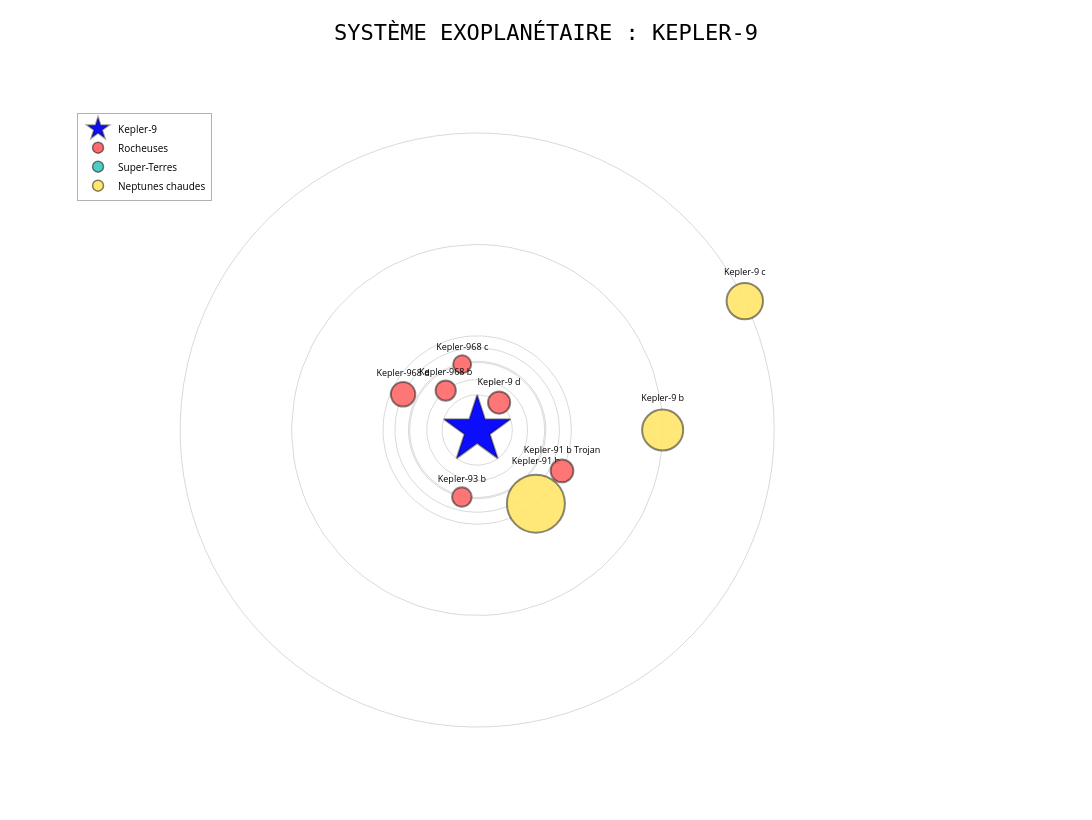

The cell this chart's notebook holds for it:
### Markdown cell above
## Visualisation de notre clustering

### Code cell
# on choisit l'etoile
target_star = "Kepler-9"
df_system = df_feat[df_feat['name'].str.contains(target_star, case=False)].copy()

# clusters en symboles et couleurs
CLUSTER_SYMBOLS = {0: 'circle', 1: 'circle', 2: 'circle'}
CLUSTER_COLORS = {0: '#FF6B6B', 1: '#4ECDC4', 2: '#FFE66D'}  # Rouge, Cyan, Jaune

# Normalise les masses pour le calcul de taille
mass_min = df_system['mass'].min()
mass_max = df_system['mass'].max()

# positionnement orbite
theta = np.linspace(0, 2*np.pi, len(df_system), endpoint=False)
df_system['X'] = df_system['semi_major_axis'] * np.cos(theta)
df_system['Y'] = df_system['semi_major_axis'] * np.sin(theta)

# figure
fig = go.Figure()

# orbites
for r in sorted(df_system['semi_major_axis'].unique()):
    t = np.linspace(0, 2*np.pi, 100)
    fig.add_trace(go.Scatter(
        x=r*np.cos(t),
        y=r*np.sin(t),
        mode='lines',
        line=dict(color='rgba(0, 0, 0, 0.15)', width=1),
        hoverinfo='skip',
        showlegend=False,
        name=''
    ))

# etoile au centre
star_data = df_feat[df_feat['name'].str.contains(target_star, case=False, na=False)].iloc[0]
star_mass = star_data.get('mass', 1.0)  # Masse en masses solaires
star_temp = star_data.get('surface_temp', 5778)  # Température en K

# Taille de l'étoile basée sur la masse (échelle log)
star_size = 40 + (star_mass ** 0.5) * 20

# Couleur de l'etoile centrale basée sur la température 
# Normalise la température
temp_min, temp_max = 3000, 10000  # Range typique pour les étoiles
temp_norm = (star_temp - temp_min) / (temp_max - temp_min)
temp_norm = max(0, min(1, temp_norm))  # Clamp entre 0 et 1
if temp_norm < 0.5:
    # Bleu → Blanc
    r = int(255 * (temp_norm * 2))
    g = int(255 * (temp_norm * 2))
    b = 255
else:
    # Blanc → Rouge
    r = 255
    g = int(255 * (2 - temp_norm * 2))
    b = int(255 * (2 - temp_norm * 2))

star_color = f'rgb({r}, {g}, {b})'

hover_text_star = (
    f"<b>{target_star}</b><br>"
    f"Étoile centrale<br>"
    f"Masse : {star_mass:.2f} M<sub>☉</sub><br>"
    f"Température : {star_temp:.0f} K"
)

fig.add_trace(go.Scatter(
    x=[0],
    y=[0],
    mode='markers',
    marker=dict(
        size=star_size,
        color=star_color,
        symbol='star',
        line=dict(color='rgba(0, 0, 0, 0.4)', width=2),
        opacity=0.95
    ),
    name=target_star,
    hovertext=hover_text_star,
    hoverinfo='text',
    showlegend=True
))

# exoplanetes
for idx, (_, planet) in enumerate(df_system.iterrows()):
    cluster_id = int(planet['cluster'])
    
    # Taille basée sur la masse
    # Normalise et applique une fonction puissance
    normalized_mass = (planet['mass'] - mass_min) / (mass_max - mass_min + 1e-6)
    display_size = (normalized_mass ** 0.55) * 40 + 18
    
    hover_text = (
        f"<b>{planet['name']}</b><br>"
        f"Type : {CLUSTER_NAMES[cluster_id]}<br>"
        f"Distance orbitale : {planet['semi_major_axis']:.3f} UA<br>"
        f"Masse : {planet['mass']:.2f} M<sub>J</sub><br>"
        f"Rayon : {planet['radius']:.2f} R<sub>J</sub><br>"
        f"Température : {planet['surface_temp']:.0f} K"
    )
    
    fig.add_trace(go.Scatter(
        x=[planet['X']],
        y=[planet['Y']],
        mode='markers+text',
        marker=dict(
            size=display_size,
            color=CLUSTER_COLORS[cluster_id],  # couleur basée sur le cluster
            line=dict(
                color='rgba(0, 0, 0, 0.5)',
                width=2
            ),
            symbol=CLUSTER_SYMBOLS[cluster_id],
            opacity=0.92
        ),
        text=planet['name'],
        textposition="top center",
        textfont=dict(color='black', size=9),
        name=planet['name'],
        hovertext=hover_text,
        hoverinfo='text',
        showlegend=False
    ))

# Légende pour les clusters avec noms et couleurs
for cluster_id in sorted(CLUSTER_NAMES.keys()):
    fig.add_trace(go.Scatter(
        x=[None], y=[None],
        mode='markers',
        marker=dict(
            size=11,
            color=CLUSTER_COLORS[cluster_id],
            symbol=CLUSTER_SYMBOLS[cluster_id],
            line=dict(color='rgba(0, 0, 0, 0.5)', width=1.5)
        ),
        name=CLUSTER_NAMES[cluster_id], 
        showlegend=True
    ))

fig.update_layout(
    template="plotly",
    paper_bgcolor="white",
    plot_bgcolor="white",
    title={
        'text': f"SYSTÈME EXOPLANÉTAIRE : {target_star.upper()}",
        'y': 0.97,
        'x': 0.5,
        'xanchor': 'center',
        'yanchor': 'top',
        'font': {'size': 22, 'family': "monospace", 'color': "black"}
    },
    xaxis=dict(
        showgrid=False, 
        zeroline=False, 
        showticklabels=False,
        showline=False
    ),
    yaxis=dict(
        showgrid=False, 
        zeroline=False, 
        showticklabels=False,
        showline=False
    ),
    hovermode='closest',
    legend=dict(
        orientation="v",
        yanchor="top",
        y=0.98,
        xanchor="left",
        x=0.02,
        bgcolor='rgba(255, 255, 255, 0.9)',
        bordercolor='rgba(0, 0, 0, 0.3)',
        borderwidth=1,
        font=dict(color='black', size=10)
    ),
    width=1100,
    height=820,
    margin=dict(l=60, r=180, b=60, t=100)
)

# Force les proportions correctes 
fig.update_xaxes(scaleanchor="y", scaleratio=1)
fig.update_yaxes(scaleanchor="x", scaleratio=1)

fig.show()

### Figure 1 — Plotly figure (JSON) as saved in the notebook; plotly's stock layout.template omitted (floating-point values rounded to 4 significant figures)
{"data": [{"hoverinfo": "skip", "line": {"color": "rgba(0, 0, 0, 0.15)", "width": 1}, "mode": "lines", "name": "", "showlegend": false, "type": "scatter", "x": [0.0271, 0.02705, 0.02688, 0.02661, 0.02623, 0.02575, 0.02516, 0.02447, 0.02368, 0.0228, 0.02182, 0.02076, 0.01961, 0.01839, 0.01709, 0.01572, 0.01429, 0.0128, 0.01126, 0.009672, 0.008047, 0.006389, 0.004706, 0.003004, 0.001289, -0.00043, -0.002148, -0.003857, -0.00555, -0.007221, -0.008864, -0.01047, -0.01203, -0.01355, -0.01501, -0.01641, -0.01775, -0.01901, -0.0202, -0.0213, -0.02232, -0.02325, -0.02409, -0.02483, -0.02547, -0.026, -0.02643, -0.02676, -0.02698, -0.02709, -0.02709, -0.02698, -0.02676, -0.02643, -0.026, -0.02547, -0.02483, -0.02409, -0.02325, -0.02232, -0.0213, -0.0202, -0.01901, -0.01775, -0.01641, -0.01501, -0.01355, -0.01203, -0.01047, -0.008864, -0.007221, -0.00555, -0.003857, -0.002148, -0.00043, 0.001289, 0.003004, 0.004706, 0.006389, 0.008047, 0.009672, 0.01126, 0.0128, 0.01429, 0.01572, 0.01709, 0.01839, 0.01961, 0.02076, 0.02182, 0.0228, 0.02368, 0.02447, 0.02516, 0.02575, 0.02623, 0.02661, 0.02688, 0.02705, 0.0271], "y": [0.0, 0.001719, 0.003431, 0.005129, 0.006806, 0.008456, 0.01007, 0.01165, 0.01318, 0.01465, 0.01607, 0.01742, 0.0187, 0.01991, 0.02103, 0.02208, 0.02303, 0.02389, 0.02465, 0.02532, 0.02588, 0.02634, 0.02669, 0.02693, 0.02707, 0.0271, 0.02701, 0.02682, 0.02653, 0.02612, 0.02561, 0.025, 0.02428, 0.02347, 0.02256, 0.02157, 0.02048, 0.01931, 0.01807, 0.01675, 0.01537, 0.01392, 0.01242, 0.01087, 0.009269, 0.007635, 0.00597, 0.004282, 0.002576, 0.0008598, -0.0008598, -0.002576, -0.004282, -0.00597, -0.007635, -0.009269, -0.01087, -0.01242, -0.01392, -0.01537, -0.01675, -0.01807, -0.01931, -0.02048, -0.02157, -0.02256, -0.02347, -0.02428, -0.025, -0.02561, -0.02612, -0.02653, -0.02682, -0.02701, -0.0271, -0.02707, -0.02693, -0.02669, -0.02634, -0.02588, -0.02532, -0.02465, -0.02389, -0.02303, -0.02208, -0.02103, -0.01991, -0.0187, -0.01742, -0.01607, -0.01465, -0.01318, -0.01165, -0.01007, -0.008456, -0.006806, -0.005129, -0.003431, -0.001719, -6.638e-18]}, {"hoverinfo": "skip", "line": {"color": "rgba(0, 0, 0, 0.15)", "width": 1}, "mode": "lines", "name": "", "showlegend": false, "type": "scatter", "x": [0.0389, 0.03882, 0.03859, 0.0382, 0.03765, 0.03696, 0.03611, 0.03512, 0.03399, 0.03272, 0.03133, 0.0298, 0.02815, 0.02639, 0.02453, 0.02256, 0.02051, 0.01837, 0.01616, 0.01388, 0.01155, 0.009171, 0.006755, 0.004312, 0.001851, -0.0006172, -0.003083, -0.005536, -0.007967, -0.01037, -0.01272, -0.01503, -0.01727, -0.01945, -0.02155, -0.02356, -0.02547, -0.02729, -0.02899, -0.03058, -0.03204, -0.03338, -0.03458, -0.03564, -0.03655, -0.03732, -0.03794, -0.03841, -0.03872, -0.03888, -0.03888, -0.03872, -0.03841, -0.03794, -0.03732, -0.03655, -0.03564, -0.03458, -0.03338, -0.03204, -0.03058, -0.02899, -0.02729, -0.02547, -0.02356, -0.02155, -0.01945, -0.01727, -0.01503, -0.01272, -0.01037, -0.007967, -0.005536, -0.003083, -0.0006172, 0.001851, 0.004312, 0.006755, 0.009171, 0.01155, 0.01388, 0.01616, 0.01837, 0.02051, 0.02256, 0.02453, 0.02639, 0.02815, 0.0298, 0.03133, 0.03272, 0.03399, 0.03512, 0.03611, 0.03696, 0.03765, 0.0382, 0.03859, 0.03882, 0.0389], "y": [0.0, 0.002467, 0.004924, 0.007362, 0.00977, 0.01214, 0.01446, 0.01672, 0.01891, 0.02103, 0.02306, 0.025, 0.02684, 0.02858, 0.03019, 0.03169, 0.03305, 0.03429, 0.03538, 0.03634, 0.03715, 0.0378, 0.03831, 0.03866, 0.03886, 0.0389, 0.03878, 0.0385, 0.03808, 0.03749, 0.03676, 0.03588, 0.03485, 0.03369, 0.03239, 0.03096, 0.0294, 0.02772, 0.02594, 0.02405, 0.02206, 0.01998, 0.01783, 0.0156, 0.0133, 0.01096, 0.00857, 0.006146, 0.003698, 0.001234, -0.001234, -0.003698, -0.006146, -0.00857, -0.01096, -0.0133, -0.0156, -0.01783, -0.01998, -0.02206, -0.02405, -0.02594, -0.02772, -0.0294, -0.03096, -0.03239, -0.03369, -0.03485, -0.03588, -0.03676, -0.03749, -0.03808, -0.0385, -0.03878, -0.0389, -0.03886, -0.03866, -0.03831, -0.0378, -0.03715, -0.03634, -0.03538, -0.03429, -0.03305, -0.03169, -0.03019, -0.02858, -0.02684, -0.025, -0.02306, -0.02103, -0.01891, -0.01672, -0.01446, -0.01214, -0.00977, -0.007362, -0.004924, -0.002467, -9.528e-18]}, {"hoverinfo": "skip", "line": {"color": "rgba(0, 0, 0, 0.15)", "width": 1}, "mode": "lines", "name": "", "showlegend": false, "type": "scatter", "x": [0.052, 0.0519, 0.05158, 0.05106, 0.05033, 0.0494, 0.04828, 0.04695, 0.04544, 0.04375, 0.04187, 0.03983, 0.03763, 0.03528, 0.03279, 0.03016, 0.02742, 0.02456, 0.0216, 0.01856, 0.01544, 0.01226, 0.00903, 0.005764, 0.002474, -0.000825, -0.004121, -0.0074, -0.01065, -0.01386, -0.01701, -0.02009, -0.02309, -0.026, -0.0288, -0.03149, -0.03405, -0.03648, -0.03875, -0.04087, -0.04283, -0.04462, -0.04622, -0.04764, -0.04886, -0.04989, -0.05072, -0.05135, -0.05176, -0.05197, -0.05197, -0.05176, -0.05135, -0.05072, -0.04989, -0.04886, -0.04764, -0.04622, -0.04462, -0.04283, -0.04087, -0.03875, -0.03648, -0.03405, -0.03149, -0.0288, -0.026, -0.02309, -0.02009, -0.01701, -0.01386, -0.01065, -0.0074, -0.004121, -0.000825, 0.002474, 0.005764, 0.00903, 0.01226, 0.01544, 0.01856, 0.0216, 0.02456, 0.02742, 0.03016, 0.03279, 0.03528, 0.03763, 0.03983, 0.04187, 0.04375, 0.04544, 0.04695, 0.04828, 0.0494, 0.05033, 0.05106, 0.05158, 0.0519, 0.052], "y": [0.0, 0.003298, 0.006583, 0.009841, 0.01306, 0.01623, 0.01933, 0.02235, 0.02528, 0.02811, 0.03083, 0.03342, 0.03588, 0.0382, 0.04036, 0.04236, 0.04419, 0.04584, 0.0473, 0.04858, 0.04965, 0.05053, 0.05121, 0.05168, 0.05194, 0.05199, 0.05184, 0.05147, 0.0509, 0.05012, 0.04914, 0.04796, 0.04659, 0.04503, 0.04329, 0.04138, 0.0393, 0.03706, 0.03467, 0.03214, 0.02949, 0.02671, 0.02383, 0.02085, 0.01779, 0.01465, 0.01146, 0.008216, 0.004943, 0.00165, -0.00165, -0.004943, -0.008216, -0.01146, -0.01465, -0.01779, -0.02085, -0.02383, -0.02671, -0.02949, -0.03214, -0.03467, -0.03706, -0.0393, -0.04138, -0.04329, -0.04503, -0.04659, -0.04796, -0.04914, -0.05012, -0.0509, -0.05147, -0.05184, -0.05199, -0.05194, -0.05168, -0.05121, -0.05053, -0.04965, -0.04858, -0.0473, -0.04584, -0.04419, -0.04236, -0.04036, -0.0382, -0.03588, -0.03342, -0.03083, -0.02811, -0.02528, -0.02235, -0.01933, -0.01623, -0.01306, -0.009841, -0.006583, -0.003298, -1.274e-17]}, {"hoverinfo": "skip", "line": {"color": "rgba(0, 0, 0, 0.15)", "width": 1}, "mode": "lines", "name": "", "showlegend": false, "type": "scatter", "x": [0.053, 0.05289, 0.05257, 0.05204, 0.0513, 0.05035, 0.0492, 0.04786, 0.04631, 0.04459, 0.04268, 0.0406, 0.03836, 0.03596, 0.03342, 0.03074, 0.02794, 0.02503, 0.02202, 0.01891, 0.01574, 0.0125, 0.009203, 0.005874, 0.002522, -0.0008409, -0.0042, -0.007543, -0.01085, -0.01412, -0.01733, -0.02048, -0.02354, -0.0265, -0.02936, -0.0321, -0.03471, -0.03718, -0.0395, -0.04166, -0.04365, -0.04547, -0.04711, -0.04855, -0.0498, -0.05085, -0.0517, -0.05233, -0.05276, -0.05297, -0.05297, -0.05276, -0.05233, -0.0517, -0.05085, -0.0498, -0.04855, -0.04711, -0.04547, -0.04365, -0.04166, -0.0395, -0.03718, -0.03471, -0.0321, -0.02936, -0.0265, -0.02354, -0.02048, -0.01733, -0.01412, -0.01085, -0.007543, -0.0042, -0.0008409, 0.002522, 0.005874, 0.009203, 0.0125, 0.01574, 0.01891, 0.02202, 0.02503, 0.02794, 0.03074, 0.03342, 0.03596, 0.03836, 0.0406, 0.04268, 0.04459, 0.04631, 0.04786, 0.0492, 0.05035, 0.0513, 0.05204, 0.05257, 0.05289, 0.053], "y": [0.0, 0.003361, 0.006709, 0.01003, 0.01331, 0.01654, 0.0197, 0.02278, 0.02577, 0.02865, 0.03142, 0.03407, 0.03657, 0.03893, 0.04114, 0.04317, 0.04504, 0.04672, 0.04821, 0.04951, 0.05061, 0.05151, 0.05219, 0.05267, 0.05294, 0.05299, 0.05283, 0.05246, 0.05188, 0.05108, 0.05009, 0.04888, 0.04749, 0.0459, 0.04413, 0.04218, 0.04005, 0.03777, 0.03534, 0.03276, 0.03005, 0.02722, 0.02429, 0.02125, 0.01813, 0.01493, 0.01168, 0.008374, 0.005038, 0.001682, -0.001682, -0.005038, -0.008374, -0.01168, -0.01493, -0.01813, -0.02125, -0.02429, -0.02722, -0.03005, -0.03276, -0.03534, -0.03777, -0.04005, -0.04218, -0.04413, -0.0459, -0.04749, -0.04888, -0.05009, -0.05108, -0.05188, -0.05246, -0.05283, -0.05299, -0.05294, -0.05267, -0.05219, -0.05151, -0.05061, -0.04951, -0.04821, -0.04672, -0.04504, -0.04317, -0.04114, -0.03893, -0.03657, -0.03407, -0.03142, -0.02865, -0.02577, -0.02278, -0.0197, -0.01654, -0.01331, -0.01003, -0.006709, -0.003361, -1.298e-17]}, {"hoverinfo": "skip", "line": {"color": "rgba(0, 0, 0, 0.15)", "width": 1}, "mode": "lines", "name": "", "showlegend": false, "type": "scatter", "x": [0.0634, 0.06327, 0.06289, 0.06225, 0.06137, 0.06023, 0.05886, 0.05725, 0.0554, 0.05334, 0.05105, 0.04857, 0.04588, 0.04302, 0.03998, 0.03678, 0.03343, 0.02994, 0.02634, 0.02263, 0.01882, 0.01495, 0.01101, 0.007027, 0.003017, -0.001006, -0.005024, -0.009023, -0.01298, -0.01689, -0.02074, -0.02449, -0.02815, -0.0317, -0.03512, -0.0384, -0.04152, -0.04447, -0.04725, -0.04984, -0.05222, -0.0544, -0.05635, -0.05808, -0.05958, -0.06083, -0.06184, -0.0626, -0.06311, -0.06337, -0.06337, -0.06311, -0.0626, -0.06184, -0.06083, -0.05958, -0.05808, -0.05635, -0.0544, -0.05222, -0.04984, -0.04725, -0.04447, -0.04152, -0.0384, -0.03512, -0.0317, -0.02815, -0.02449, -0.02074, -0.01689, -0.01298, -0.009023, -0.005024, -0.001006, 0.003017, 0.007027, 0.01101, 0.01495, 0.01882, 0.02263, 0.02634, 0.02994, 0.03343, 0.03678, 0.03998, 0.04302, 0.04588, 0.04857, 0.05105, 0.05334, 0.0554, 0.05725, 0.05886, 0.06023, 0.06137, 0.06225, 0.06289, 0.06327, 0.0634], "y": [0.0, 0.004021, 0.008026, 0.012, 0.01592, 0.01978, 0.02356, 0.02725, 0.03082, 0.03428, 0.03759, 0.04075, 0.04375, 0.04657, 0.04921, 0.05164, 0.05387, 0.05588, 0.05767, 0.05922, 0.06054, 0.06161, 0.06244, 0.06301, 0.06333, 0.06339, 0.0632, 0.06275, 0.06206, 0.06111, 0.05991, 0.05848, 0.05681, 0.05491, 0.05278, 0.05045, 0.04791, 0.04518, 0.04227, 0.03919, 0.03595, 0.03257, 0.02905, 0.02542, 0.02168, 0.01786, 0.01397, 0.01002, 0.006027, 0.002012, -0.002012, -0.006027, -0.01002, -0.01397, -0.01786, -0.02168, -0.02542, -0.02905, -0.03257, -0.03595, -0.03919, -0.04227, -0.04518, -0.04791, -0.05045, -0.05278, -0.05491, -0.05681, -0.05848, -0.05991, -0.06111, -0.06206, -0.06275, -0.0632, -0.06339, -0.06333, -0.06301, -0.06244, -0.06161, -0.06054, -0.05922, -0.05767, -0.05588, -0.05387, -0.05164, -0.04921, -0.04657, -0.04375, -0.04075, -0.03759, -0.03428, -0.03082, -0.02725, -0.02356, -0.01978, -0.01592, -0.012, -0.008026, -0.004021, -1.553e-17]}, {"hoverinfo": "skip", "line": {"color": "rgba(0, 0, 0, 0.15)", "width": 1}, "mode": "lines", "name": "", "showlegend": false, "type": "scatter", "x": [0.0726, 0.07245, 0.07202, 0.07129, 0.07027, 0.06898, 0.0674, 0.06555, 0.06344, 0.06108, 0.05846, 0.05561, 0.05254, 0.04926, 0.04578, 0.04211, 0.03828, 0.03429, 0.03016, 0.02591, 0.02156, 0.01712, 0.01261, 0.008047, 0.003454, -0.001152, -0.005754, -0.01033, -0.01487, -0.01935, -0.02375, -0.02805, -0.03224, -0.0363, -0.04021, -0.04397, -0.04754, -0.05093, -0.05411, -0.05707, -0.0598, -0.06229, -0.06453, -0.06651, -0.06822, -0.06966, -0.07082, -0.07169, -0.07227, -0.07256, -0.07256, -0.07227, -0.07169, -0.07082, -0.06966, -0.06822, -0.06651, -0.06453, -0.06229, -0.0598, -0.05707, -0.05411, -0.05093, -0.04754, -0.04397, -0.04021, -0.0363, -0.03224, -0.02805, -0.02375, -0.01935, -0.01487, -0.01033, -0.005754, -0.001152, 0.003454, 0.008047, 0.01261, 0.01712, 0.02156, 0.02591, 0.03016, 0.03429, 0.03828, 0.04211, 0.04578, 0.04926, 0.05254, 0.05561, 0.05846, 0.06108, 0.06344, 0.06555, 0.0674, 0.06898, 0.07027, 0.07129, 0.07202, 0.07245, 0.0726], "y": [0.0, 0.004605, 0.009191, 0.01374, 0.01823, 0.02265, 0.02698, 0.0312, 0.0353, 0.03925, 0.04305, 0.04667, 0.0501, 0.05333, 0.05635, 0.05914, 0.06169, 0.06399, 0.06604, 0.06782, 0.06933, 0.07055, 0.0715, 0.07215, 0.07252, 0.07259, 0.07237, 0.07186, 0.07106, 0.06997, 0.06861, 0.06696, 0.06505, 0.06287, 0.06044, 0.05777, 0.05487, 0.05174, 0.04841, 0.04488, 0.04117, 0.03729, 0.03327, 0.02911, 0.02483, 0.02045, 0.01599, 0.01147, 0.006901, 0.002303, -0.002303, -0.006901, -0.01147, -0.01599, -0.02045, -0.02483, -0.02911, -0.03327, -0.03729, -0.04117, -0.04488, -0.04841, -0.05174, -0.05487, -0.05777, -0.06044, -0.06287, -0.06505, -0.06696, -0.06861, -0.06997, -0.07106, -0.07186, -0.07237, -0.07259, -0.07252, -0.07215, -0.0715, -0.07055, -0.06933, -0.06782, -0.06604, -0.06399, -0.06169, -0.05914, -0.05635, -0.05333, -0.0501, -0.04667, -0.04305, -0.03925, -0.0353, -0.0312, -0.02698, -0.02265, -0.01823, -0.01374, -0.009191, -0.004605, -1.778e-17]}, {"hoverinfo": "skip", "line": {"color": "rgba(0, 0, 0, 0.15)", "width": 1}, "mode": "lines", "name": "", "showlegend": false, "type": "scatter", "x": [0.143, 0.1427, 0.1418, 0.1404, 0.1384, 0.1359, 0.1328, 0.1291, 0.125, 0.1203, 0.1152, 0.1095, 0.1035, 0.09703, 0.09017, 0.08295, 0.07539, 0.06753, 0.0594, 0.05103, 0.04246, 0.03371, 0.02483, 0.01585, 0.006804, -0.002269, -0.01133, -0.02035, -0.02929, -0.03811, -0.04677, -0.05525, -0.0635, -0.0715, -0.07921, -0.0866, -0.09365, -0.1003, -0.1066, -0.1124, -0.1178, -0.1227, -0.1271, -0.131, -0.1344, -0.1372, -0.1395, -0.1412, -0.1424, -0.1429, -0.1429, -0.1424, -0.1412, -0.1395, -0.1372, -0.1344, -0.131, -0.1271, -0.1227, -0.1178, -0.1124, -0.1066, -0.1003, -0.09365, -0.0866, -0.07921, -0.0715, -0.0635, -0.05525, -0.04677, -0.03811, -0.02929, -0.02035, -0.01133, -0.002269, 0.006804, 0.01585, 0.02483, 0.03371, 0.04246, 0.05103, 0.0594, 0.06753, 0.07539, 0.08295, 0.09017, 0.09703, 0.1035, 0.1095, 0.1152, 0.1203, 0.125, 0.1291, 0.1328, 0.1359, 0.1384, 0.1404, 0.1418, 0.1427, 0.143], "y": [0.0, 0.00907, 0.0181, 0.02706, 0.03591, 0.04462, 0.05315, 0.06146, 0.06953, 0.07731, 0.08479, 0.09192, 0.09868, 0.105, 0.111, 0.1165, 0.1215, 0.126, 0.1301, 0.1336, 0.1366, 0.139, 0.1408, 0.1421, 0.1428, 0.143, 0.1426, 0.1415, 0.14, 0.1378, 0.1351, 0.1319, 0.1281, 0.1238, 0.1191, 0.1138, 0.1081, 0.1019, 0.09535, 0.0884, 0.08109, 0.07346, 0.06553, 0.05733, 0.04891, 0.04029, 0.0315, 0.02259, 0.01359, 0.004537, -0.004537, -0.01359, -0.02259, -0.0315, -0.04029, -0.04891, -0.05733, -0.06553, -0.07346, -0.08109, -0.0884, -0.09535, -0.1019, -0.1081, -0.1138, -0.1191, -0.1238, -0.1281, -0.1319, -0.1351, -0.1378, -0.14, -0.1415, -0.1426, -0.143, -0.1428, -0.1421, -0.1408, -0.139, -0.1366, -0.1336, -0.1301, -0.126, -0.1215, -0.1165, -0.111, -0.105, -0.09868, -0.09192, -0.08479, -0.07731, -0.06953, -0.06146, -0.05315, -0.04462, -0.03591, -0.02706, -0.0181, -0.00907, -3.502e-17]}, {"hoverinfo": "skip", "line": {"color": "rgba(0, 0, 0, 0.15)", "width": 1}, "mode": "lines", "name": "", "showlegend": false, "type": "scatter", "x": [0.229, 0.2285, 0.2272, 0.2249, 0.2217, 0.2176, 0.2126, 0.2068, 0.2001, 0.1926, 0.1844, 0.1754, 0.1657, 0.1554, 0.1444, 0.1328, 0.1207, 0.1082, 0.09513, 0.08173, 0.06799, 0.05399, 0.03977, 0.02538, 0.0109, -0.003633, -0.01815, -0.03259, -0.0469, -0.06102, -0.0749, -0.08847, -0.1017, -0.1145, -0.1268, -0.1387, -0.15, -0.1606, -0.1707, -0.18, -0.1886, -0.1965, -0.2035, -0.2098, -0.2152, -0.2197, -0.2234, -0.2261, -0.228, -0.2289, -0.2289, -0.228, -0.2261, -0.2234, -0.2197, -0.2152, -0.2098, -0.2035, -0.1965, -0.1886, -0.18, -0.1707, -0.1606, -0.15, -0.1387, -0.1268, -0.1145, -0.1017, -0.08847, -0.0749, -0.06102, -0.0469, -0.03259, -0.01815, -0.003633, 0.0109, 0.02538, 0.03977, 0.05399, 0.06799, 0.08173, 0.09513, 0.1082, 0.1207, 0.1328, 0.1444, 0.1554, 0.1657, 0.1754, 0.1844, 0.1926, 0.2001, 0.2068, 0.2126, 0.2176, 0.2217, 0.2249, 0.2272, 0.2285, 0.229], "y": [0.0, 0.01452, 0.02899, 0.04334, 0.05751, 0.07146, 0.08511, 0.09842, 0.1113, 0.1238, 0.1358, 0.1472, 0.158, 0.1682, 0.1777, 0.1865, 0.1946, 0.2019, 0.2083, 0.2139, 0.2187, 0.2225, 0.2255, 0.2276, 0.2287, 0.229, 0.2283, 0.2267, 0.2241, 0.2207, 0.2164, 0.2112, 0.2052, 0.1983, 0.1907, 0.1822, 0.1731, 0.1632, 0.1527, 0.1416, 0.1299, 0.1176, 0.1049, 0.09181, 0.07832, 0.06452, 0.05045, 0.03618, 0.02177, 0.007266, -0.007266, -0.02177, -0.03618, -0.05045, -0.06452, -0.07832, -0.09181, -0.1049, -0.1176, -0.1299, -0.1416, -0.1527, -0.1632, -0.1731, -0.1822, -0.1907, -0.1983, -0.2052, -0.2112, -0.2164, -0.2207, -0.2241, -0.2267, -0.2283, -0.229, -0.2287, -0.2276, -0.2255, -0.2225, -0.2187, -0.2139, -0.2083, -0.2019, -0.1946, -0.1865, -0.1777, -0.1682, -0.158, -0.1472, -0.1358, -0.1238, -0.1113, -0.09842, -0.08511, -0.07146, -0.05751, -0.04334, -0.02899, -0.01452, -5.609e-17]}, {"hoverinfo": "skip", "line": {"color": "rgba(0, 0, 0, 0.15)", "width": 1}, "mode": "lines", "name": "", "showlegend": false, "type": "scatter", "x": [NaN, NaN, NaN, NaN, NaN, NaN, NaN, NaN, NaN, NaN, NaN, NaN, NaN, NaN, NaN, NaN, NaN, NaN, NaN, NaN, NaN, NaN, NaN, NaN, NaN, NaN, NaN, NaN, NaN, NaN, NaN, NaN, NaN, NaN, NaN, NaN, NaN, NaN, NaN, NaN, NaN, NaN, NaN, NaN, NaN, NaN, NaN, NaN, NaN, NaN, NaN, NaN, NaN, NaN, NaN, NaN, NaN, NaN, NaN, NaN, NaN, NaN, NaN, NaN, NaN, NaN, NaN, NaN, NaN, NaN, NaN, NaN, NaN, NaN, NaN, NaN, NaN, NaN, NaN, NaN, NaN, NaN, NaN, NaN, NaN, NaN, NaN, NaN, NaN, NaN, NaN, NaN, NaN, NaN, NaN, NaN, NaN, NaN, NaN, NaN], "y": [NaN, NaN, NaN, NaN, NaN, NaN, NaN, NaN, NaN, NaN, NaN, NaN, NaN, NaN, NaN, NaN, NaN, NaN, NaN, NaN, NaN, NaN, NaN, NaN, NaN, NaN, NaN, NaN, NaN, NaN, NaN, NaN, NaN, NaN, NaN, NaN, NaN, NaN, NaN, NaN, NaN, NaN, NaN, NaN, NaN, NaN, NaN, NaN, NaN, NaN, NaN, NaN, NaN, NaN, NaN, NaN, NaN, NaN, NaN, NaN, NaN, NaN, NaN, NaN, NaN, NaN, NaN, NaN, NaN, NaN, NaN, NaN, NaN, NaN, NaN, NaN, NaN, NaN, NaN, NaN, NaN, NaN, NaN, NaN, NaN, NaN, NaN, NaN, NaN, NaN, NaN, NaN, NaN, NaN, NaN, NaN, NaN, NaN, NaN, NaN]}, {"hoverinfo": "text", "hovertext": "<b>Kepler-9</b><br>Étoile centrale<br>Masse : 0.25 M<sub>☉</sub><br>Température : 707 K", "marker": {"color": "rgb(0, 0, 255)", "line": {"color": "rgba(0, 0, 0, 0.4)", "width": 2}, "opacity": 0.95, "size": 50, "symbol": "star"}, "mode": "markers", "name": "Kepler-9", "showlegend": true, "type": "scatter", "x": [0], "y": [0]}, {"hoverinfo": "text", "hovertext": "<b>Kepler-9 b</b><br>Type : Neptunes chaudes<br>Distance orbitale : 0.143 UA<br>Masse : 0.25 M<sub>J</sub><br>Rayon : 0.84 R<sub>J</sub><br>Température : 707 K", "marker": {"color": "#FFE66D", "line": {"color": "rgba(0, 0, 0, 0.5)", "width": 2}, "opacity": 0.92, "size": 41.09, "symbol": "circle"}, "mode": "markers+text", "name": "Kepler-9 b", "showlegend": false, "text": "Kepler-9 b", "textfont": {"color": "black", "size": 9}, "textposition": "top center", "type": "scatter", "x": [0.143], "y": [0]}, {"hoverinfo": "text", "hovertext": "<b>Kepler-9 c</b><br>Type : Neptunes chaudes<br>Distance orbitale : 0.229 UA<br>Masse : 0.17 M<sub>J</sub><br>Rayon : 0.82 R<sub>J</sub><br>Température : 558 K", "marker": {"color": "#FFE66D", "line": {"color": "rgba(0, 0, 0, 0.5)", "width": 2}, "opacity": 0.92, "size": 36.45, "symbol": "circle"}, "mode": "markers+text", "name": "Kepler-9 c", "showlegend": false, "text": "Kepler-9 c", "textfont": {"color": "black", "size": 9}, "textposition": "top center", "type": "scatter", "x": [0.2063], "y": [0.09936]}, {"hoverinfo": "text", "hovertext": "<b>Kepler-9 d</b><br>Type : Rocheuses<br>Distance orbitale : 0.027 UA<br>Masse : 0.02 M<sub>J</sub><br>Rayon : 0.15 R<sub>J</sub><br>Température : 1602 K", "marker": {"color": "#FF6B6B", "line": {"color": "rgba(0, 0, 0, 0.5)", "width": 2}, "opacity": 0.92, "size": 22.25, "symbol": "circle"}, "mode": "markers+text", "name": "Kepler-9 d", "showlegend": false, "text": "Kepler-9 d", "textfont": {"color": "black", "size": 9}, "textposition": "top center", "type": "scatter", "x": [0.0169], "y": [0.02119]}, {"hoverinfo": "text", "hovertext": "<b>Kepler-98 b</b><br>Type : Rocheuses<br>Distance orbitale : nan UA<br>Masse : 0.01 M<sub>J</sub><br>Rayon : 0.18 R<sub>J</sub><br>Température : nan K", "marker": {"color": "#FF6B6B", "line": {"color": "rgba(0, 0, 0, 0.5)", "width": 2}, "opacity": 0.92, "size": 18.42, "symbol": "circle"}, "mode": "markers+text", "name": "Kepler-98 b", "showlegend": false, "text": "Kepler-98 b", "textfont": {"color": "black", "size": 9}, "textposition": "top center", "type": "scatter", "x": [null], "y": [null]}, {"hoverinfo": "text", "hovertext": "<b>Kepler-968 c</b><br>Type : Rocheuses<br>Distance orbitale : 0.052 UA<br>Masse : 0.01 M<sub>J</sub><br>Rayon : 0.15 R<sub>J</sub><br>Température : 644 K", "marker": {"color": "#FF6B6B", "line": {"color": "rgba(0, 0, 0, 0.5)", "width": 2}, "opacity": 0.92, "size": 18, "symbol": "circle"}, "mode": "markers+text", "name": "Kepler-968 c", "showlegend": false, "text": "Kepler-968 c", "textfont": {"color": "black", "size": 9}, "textposition": "top center", "type": "scatter", "x": [-0.01157], "y": [0.0507]}, {"hoverinfo": "text", "hovertext": "<b>Kepler-968 b</b><br>Type : Rocheuses<br>Distance orbitale : 0.039 UA<br>Masse : 0.01 M<sub>J</sub><br>Rayon : 0.18 R<sub>J</sub><br>Température : 745 K", "marker": {"color": "#FF6B6B", "line": {"color": "rgba(0, 0, 0, 0.5)", "width": 2}, "opacity": 0.92, "size": 20.33, "symbol": "circle"}, "mode": "markers+text", "name": "Kepler-968 b", "showlegend": false, "text": "Kepler-968 b", "textfont": {"color": "black", "size": 9}, "textposition": "top center", "type": "scatter", "x": [-0.02425], "y": [0.03041]}, {"hoverinfo": "text", "hovertext": "<b>Kepler-968 d</b><br>Type : Rocheuses<br>Distance orbitale : 0.063 UA<br>Masse : 0.03 M<sub>J</sub><br>Rayon : 0.23 R<sub>J</sub><br>Température : 613 K", "marker": {"color": "#FF6B6B", "line": {"color": "rgba(0, 0, 0, 0.5)", "width": 2}, "opacity": 0.92, "size": 24.47, "symbol": "circle"}, "mode": "markers+text", "name": "Kepler-968 d", "showlegend": false, "text": "Kepler-968 d", "textfont": {"color": "black", "size": 9}, "textposition": "top center", "type": "scatter", "x": [-0.05712], "y": [0.02751]}, {"hoverinfo": "text", "hovertext": "<b>Kepler-99 b</b><br>Type : Rocheuses<br>Distance orbitale : nan UA<br>Masse : 0.02 M<sub>J</sub><br>Rayon : 0.13 R<sub>J</sub><br>Température : nan K", "marker": {"color": "#FF6B6B", "line": {"color": "rgba(0, 0, 0, 0.5)", "width": 2}, "opacity": 0.92, "size": 21.65, "symbol": "circle"}, "mode": "markers+text", "name": "Kepler-99 b", "showlegend": false, "text": "Kepler-99 b", "textfont": {"color": "black", "size": 9}, "textposition": "top center", "type": "scatter", "x": [null], "y": [null]}, {"hoverinfo": "text", "hovertext": "<b>Kepler-95 b</b><br>Type : Rocheuses<br>Distance orbitale : nan UA<br>Masse : 0.04 M<sub>J</sub><br>Rayon : 0.31 R<sub>J</sub><br>Température : nan K", "marker": {"color": "#FF6B6B", "line": {"color": "rgba(0, 0, 0, 0.5)", "width": 2}, "opacity": 0.92, "size": 25.36, "symbol": "circle"}, "mode": "markers+text", "name": "Kepler-95 b", "showlegend": false, "text": "Kepler-95 b", "textfont": {"color": "black", "size": 9}, "textposition": "top center", "type": "scatter", "x": [null], "y": [null]}, {"hoverinfo": "text", "hovertext": "<b>Kepler-97 b</b><br>Type : Rocheuses<br>Distance orbitale : nan UA<br>Masse : 0.01 M<sub>J</sub><br>Rayon : 0.13 R<sub>J</sub><br>Température : nan K", "marker": {"color": "#FF6B6B", "line": {"color": "rgba(0, 0, 0, 0.5)", "width": 2}, "opacity": 0.92, "size": 18.2, "symbol": "circle"}, "mode": "markers+text", "name": "Kepler-97 b", "showlegend": false, "text": "Kepler-97 b", "textfont": {"color": "black", "size": 9}, "textposition": "top center", "type": "scatter", "x": [null], "y": [null]}, {"hoverinfo": "text", "hovertext": "<b>Kepler-93 b</b><br>Type : Rocheuses<br>Distance orbitale : 0.053 UA<br>Masse : 0.01 M<sub>J</sub><br>Rayon : 0.13 R<sub>J</sub><br>Température : nan K", "marker": {"color": "#FF6B6B", "line": {"color": "rgba(0, 0, 0, 0.5)", "width": 2}, "opacity": 0.92, "size": 19.47, "symbol": "circle"}, "mode": "markers+text", "name": "Kepler-93 b", "showlegend": false, "text": "Kepler-93 b", "textfont": {"color": "black", "size": 9}, "textposition": "top center", "type": "scatter", "x": [-0.01179], "y": [-0.05167]}, {"hoverinfo": "text", "hovertext": "<b>Kepler-94 b</b><br>Type : Rocheuses<br>Distance orbitale : nan UA<br>Masse : 0.03 M<sub>J</sub><br>Rayon : 0.32 R<sub>J</sub><br>Température : nan K", "marker": {"color": "#FF6B6B", "line": {"color": "rgba(0, 0, 0, 0.5)", "width": 2}, "opacity": 0.92, "size": 24.39, "symbol": "circle"}, "mode": "markers+text", "name": "Kepler-94 b", "showlegend": false, "text": "Kepler-94 b", "textfont": {"color": "black", "size": 9}, "textposition": "top center", "type": "scatter", "x": [null], "y": [null]}, {"hoverinfo": "text", "hovertext": "<b>Kepler-91 b</b><br>Type : Neptunes chaudes<br>Distance orbitale : 0.073 UA<br>Masse : 0.66 M<sub>J</sub><br>Rayon : 1.40 R<sub>J</sub><br>Température : nan K", "marker": {"color": "#FFE66D", "line": {"color": "rgba(0, 0, 0, 0.5)", "width": 2}, "opacity": 0.92, "size": 58.0, "symbol": "circle"}, "mode": "markers+text", "name": "Kepler-91 b", "showlegend": false, "text": "Kepler-91 b", "textfont": {"color": "black", "size": 9}, "textposition": "top center", "type": "scatter", "x": [0.04527], "y": [-0.05676]}, {"hoverinfo": "text", "hovertext": "<b>Kepler-91 b Trojan</b><br>Type : Rocheuses<br>Distance orbitale : 0.073 UA<br>Masse : 0.03 M<sub>J</sub><br>Rayon : 0.26 R<sub>J</sub><br>Température : nan K", "marker": {"color": "#FF6B6B", "line": {"color": "rgba(0, 0, 0, 0.5)", "width": 2}, "opacity": 0.92, "size": 22.85, "symbol": "circle"}, "mode": "markers+text", "name": "Kepler-91 b Trojan", "showlegend": false, "text": "Kepler-91 b Trojan", "textfont": {"color": "black", "size": 9}, "textposition": "top center", "type": "scatter", "x": [0.06541], "y": [-0.0315]}, {"marker": {"color": "#FF6B6B", "line": {"color": "rgba(0, 0, 0, 0.5)", "width": 1.5}, "size": 11, "symbol": "circle"}, "mode": "markers", "name": "Rocheuses", "showlegend": true, "type": "scatter", "x": [null], "y": [null]}, {"marker": {"color": "#4ECDC4", "line": {"color": "rgba(0, 0, 0, 0.5)", "width": 1.5}, "size": 11, "symbol": "circle"}, "mode": "markers", "name": "Super-Terres", "showlegend": true, "type": "scatter", "x": [null], "y": [null]}, {"marker": {"color": "#FFE66D", "line": {"color": "rgba(0, 0, 0, 0.5)", "width": 1.5}, "size": 11, "symbol": "circle"}, "mode": "markers", "name": "Neptunes chaudes", "showlegend": true, "type": "scatter", "x": [null], "y": [null]}], "layout": {"height": 820, "hovermode": "closest", "legend": {"bgcolor": "rgba(255, 255, 255, 0.9)", "bordercolor": "rgba(0, 0, 0, 0.3)", "borderwidth": 1, "font": {"color": "black", "size": 10}, "orientation": "v", "x": 0.02, "xanchor": "left", "y": 0.98, "yanchor": "top"}, "margin": {"b": 60, "l": 60, "r": 180, "t": 100}, "paper_bgcolor": "white", "plot_bgcolor": "white", "title": {"font": {"color": "black", "family": "monospace", "size": 22}, "text": "SYSTÈME EXOPLANÉTAIRE : KEPLER-9", "x": 0.5, "xanchor": "center", "y": 0.97, "yanchor": "top"}, "width": 1100, "xaxis": {"scaleanchor": "y", "scaleratio": 1, "showgrid": false, "showline": false, "showticklabels": false, "zeroline": false}, "yaxis": {"scaleanchor": "x", "scaleratio": 1, "showgrid": false, "showline": false, "showticklabels": false, "zeroline": false}}}
